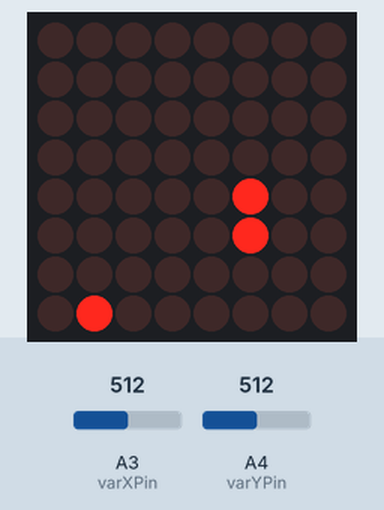
Bench run of a sketch on a simulated Arduino Uno, built with avr-gcc and run on an emulated ATmega328P. On the bench: 8×8 LED matrix. The inputs (shaded band) are chosen by the test bench; at power-on: A3 (varXPin) = 512, A4 (varYPin) = 512. Random numbers use the default seed unless the sketch sets one; the audio player accepts every command and is not drawn; what the sketch prints to the serial monitor is not drawn.

Above: at 1.7 s.
1.8 s: A3 (varXPin) set to 903
At 2.08 s:
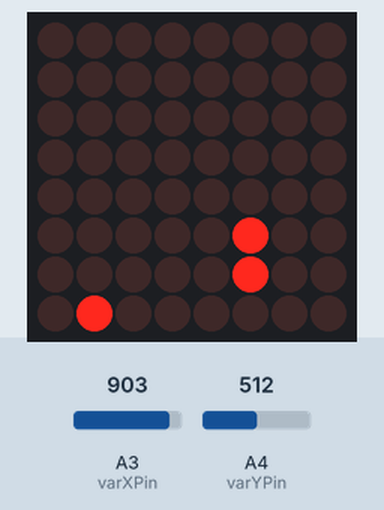
4.4 s: A3 (varXPin) set to 938
At 4.82 s:
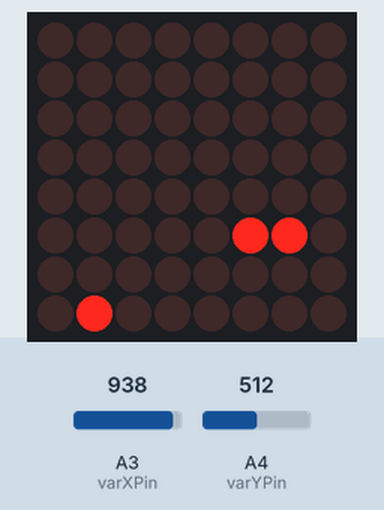
7.4 s: A4 (varYPin) set to 903
8.9 s: A4 (varYPin) set to 927
11.9 s: A3 (varXPin) set to 90
At 13.38 s:
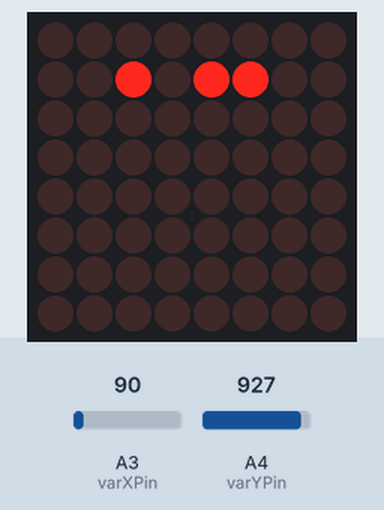
14.9 s: A4 (varYPin) set to 910
At 15.09 s:
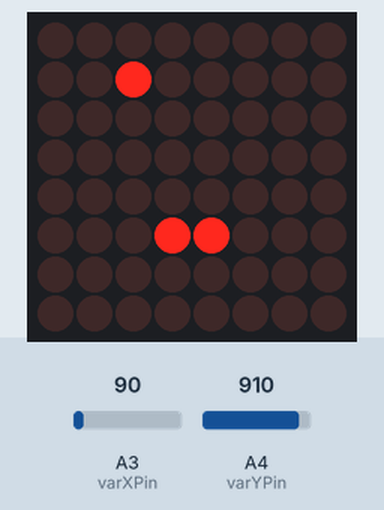
Timing chart, 0 to 17.9 s (numbered marks = the images above; inputs shaded):
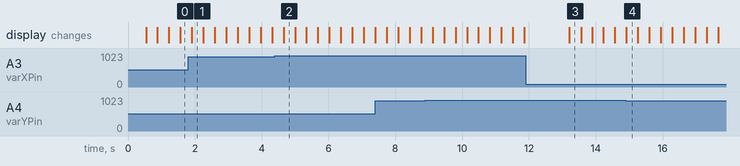

The sketch:

snake_game.ino
```cpp
#include <LedControl.h>
#include "SoftwareSerial.h"
#include "DFRobotDFPlayerMini.h"

//Define The Snake as a Struct
typedef struct Snake Snake;
struct Snake{
  int head[2];     // the (row, column) of the snake head
  int body[40][2]; //An array that contains the (row, column) coordinates
  int len;         //The length of the snake
  int dir[2];      //A direction to move the snake along
};

//Define The Apple as a Struct
typedef struct Apple Apple;
struct Apple{
  int rPos; //The row index of the apple
  int cPos; //The column index of the apple
};

//MAX72XX led Matrix
const int DIN =12;
const int CS =11;
const int CLK = 10;
LedControl lc = LedControl(DIN, CLK, CS,1);

const int varXPin = A3;//X Value  from Joystick
const int varYPin = A4;//Y Value from Joystick

static const uint8_t PIN_MP3_TX  = 2; // Connects to module's RX
static const uint8_t PIN_MP3_RX = 3; // Connects  to module's TX
SoftwareSerial softwareSerial(PIN_MP3_RX, PIN_MP3_TX);

//  Create the Player object
DFRobotDFPlayerMini player;


byte pic[8] = {0,0,0,0,0,0,0,0};//The 8 rows of the LED Matrix

Snake snake = {{1,5},{{0,5}, {1,5}}, 2, {1,0}};//Initialize a snake object
Apple apple = {(int)random(0,8),(int)random(0,8)};//Initialize an apple object

//Variables To Handle The Game Time
float oldTime = 0;
float timer = 0;
float updateRate = 3;

int i,j;//Counters
void setup() {
     // Init USB serial port for debugging
  Serial.begin(9600);
  // Init serial  port for DFPlayer Mini
  softwareSerial.begin(9600);

    // Start communication  with DFPlayer Mini
  if (player.begin(softwareSerial)) {
   Serial.println("OK");

    // Set volume to maximum (0 to 30).
    player.volume(30);
    // Play  the first MP3 file on the SD card
    player.play(1);
  } else {
    Serial.println("Connecting  to DFPlayer Mini failed!");
  }
  // put your setup code here, to run once:
    /*
   The MAX72XX is in power-saving mode on startup,
   we have to do a wakeup call
   */
  lc.shutdown(0,false);
  /* Set the brightness to a medium values */
  lc.setIntensity(0,7);
  /* and clear the display */
  lc.clearDisplay(0);

  //Set Joystick Pins as INPUTs
  pinMode(varXPin, INPUT);
  pinMode(varYPin, INPUT);
}

void loop() {
  Serial.println("Loop executed"); // Add this line at the beginning of the loop function

  // put your main code here, to run repeatedly:
  float deltaTime = calculateDeltaTime();
  timer += deltaTime;

  //Check For Inputs
  int xVal = analogRead(varXPin);
  int yVal = analogRead(varYPin);

  if(xVal<100 && snake.dir[1]==0){
    snake.dir[0] = 0;
    snake.dir[1] = -1;
  }else if(xVal >920 && snake.dir[1]==0){
    snake.dir[0] = 0;
    snake.dir[1] = 1;
  }else if(yVal<100 && snake.dir[0]==0){
    snake.dir[0] = -1;
    snake.dir[1] = 0;
  }else if(yVal >920 && snake.dir[0]==0){
    snake.dir[0] = 1;
    snake.dir[1] = 0;
  }

  //Update
  if(timer > 1000/updateRate){
    timer = 0;
    Update();
  }
  //Render
  Render();


}
float calculateDeltaTime(){
  float currentTime = millis();
  float dt = currentTime - oldTime;
  oldTime = currentTime;
  return dt;
}

void reset(){
  for(int j=0;j<8;j++){
    pic[j] = 0;
  }
}
void Update(){
  reset();//Reset (Clear) the 8x8 LED matrix

  int newHead[2] = {snake.head[0]+snake.dir[0], snake.head[1]+snake.dir[1]};

  //Handle Borders
  if(newHead[0]==8){
    newHead[0]=0;
  }else if(newHead[0]==-1){
    newHead[0] = 7;
  }else if(newHead[1]==8){
    newHead[1]=0;
  }else if(newHead[1]==-1){
    newHead[1]=7;
  }

  //Check If The Snake hits itself
   for(j=0;j<snake.len;j++){
    if(snake.body[j][0] == newHead[0] && snake.body[j][1] == newHead[1]){
      //Pause the game for 1 sec then Reset it
      delay(1000);
      snake = {{1,5},{{0,5}, {1,5}}, 2, {1,0}};//Reinitialize the snake object
      apple = {(int)random(0,8),(int)random(0,8)};//Reinitialize an apple object
      return;
    }
  }

  //Check if The snake ate the apple
  if(newHead[0] == apple.rPos && newHead[1] ==apple.cPos){
    snake.len = snake.len+1;
    apple.rPos = (int)random(0,8);
    apple.cPos = (int)random(0,8);
  }else{
    removeFirst();//Shifting the array to the left
  }

  snake.body[snake.len-1][0]= newHead[0];
  snake.body[snake.len-1][1]= newHead[1];

  snake.head[0] = newHead[0];
  snake.head[1] = newHead[1];

  //Update the pic Array to Display(snake and apple)
  for(j=0;j<snake.len;j++){
    pic[snake.body[j][0]] |= 128 >> snake.body[j][1];
  }
  pic[apple.rPos] |= 128 >> apple.cPos;

}

void Render(){

   for(i=0;i<8;i++){
    lc.setRow(0,i,pic[i]);
   }
}

void removeFirst(){
  for(j=1;j<snake.len;j++){
    snake.body[j-1][0] = snake.body[j][0];
    snake.body[j-1][1] = snake.body[j][1];
  }
}
```

Measured:
- the behaviour switches between 920 and 921 on A3 (varXPin) (found by bisection; images 1 and 2)
